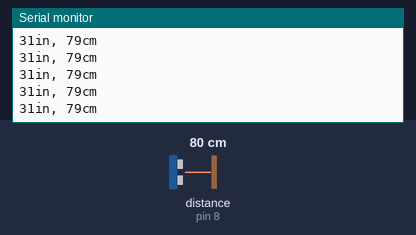
A sketch run on a simulated Arduino Uno, built with avr-gcc and run on an emulated ATmega328P. Parts: the last lines printed to the serial monitor. Wiring (inferred from the names in the program): ultrasonic range finder: trigger pin 9; echo pin 8. Inputs (shaded band) come from the test bench; at power-on: distance to the obstacle (sensor on pin 8) 80 cm. The echo pulse lasts 58.3 µs per cm.

Above: at 1.2 s.
1.3 s: distance to the obstacle (sensor on pin 8) set to 2 cm
At 1.71 s:
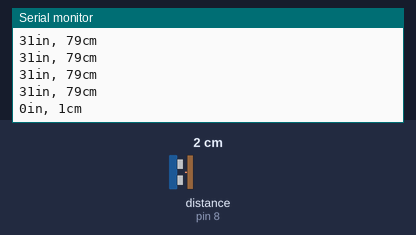
4.3 s: distance to the obstacle (sensor on pin 8) set to 4 cm
At 4.47 s:
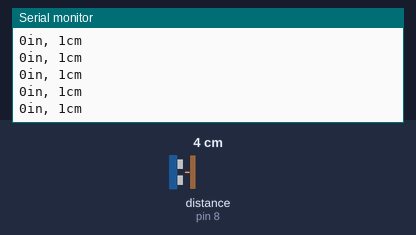
Timing chart, 0 to 7.3 s (numbered marks = the images above; inputs shaded):
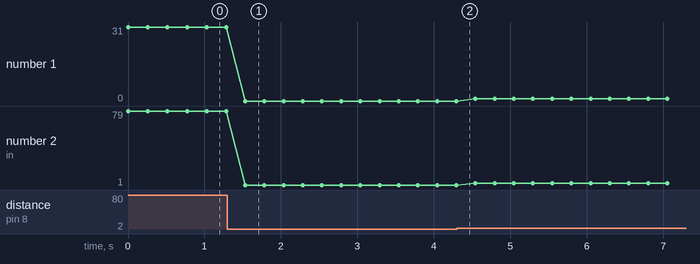

Measured:
- after the input at 1.3 s, the serial monitor: prints a new line after 0.23 s (image 1)
- plotted number 1: 31 → 0 after the input at 1.3 s
- plotted number 2: 79 → 1 after the input at 1.3 s, 1 → 3 after the input at 4.3 s

The sketch:

test_ultrasonic_sensor.cpp.ino
```cpp
#include <HCSR04.h>

#define trigPin 9
#define echoPin 8

// Ultrasonic sensor
long duration, cm, inches;

void setup() {
  // Serial port begin
  Serial.begin(9600);

  pinMode(echoPin, INPUT);
  pinMode(trigPin, OUTPUT);
}

void loop() {
  // Send 10 microsecond signal
  digitalWrite(trigPin, LOW);
  delayMicroseconds(5);
  digitalWrite(trigPin, HIGH);
  delayMicroseconds(10);
  digitalWrite(trigPin, LOW);

  duration = pulseIn(echoPin, HIGH);

  cm = (duration / 2) / 29.1;
  inches = (duration / 2) / 74.0;

  Serial.print(inches);
  Serial.print("in, ");
  Serial.print(cm);
  Serial.print("cm\n");

  delay(250);
}
```
